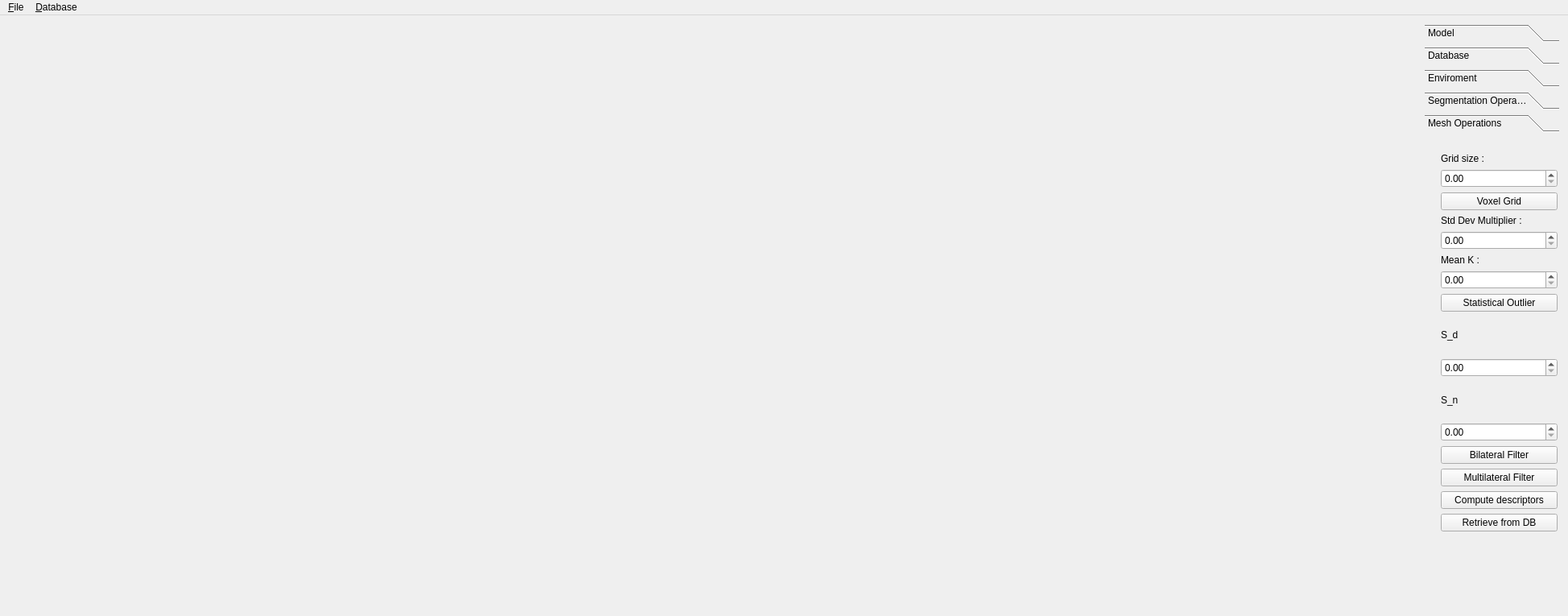
<?xml version="1.0" encoding="UTF-8"?>
<ui version="4.0">
 <class>MainWindow</class>
 <widget class="QMainWindow" name="MainWindow">
  <property name="geometry">
   <rect>
    <x>0</x>
    <y>0</y>
    <width>1948</width>
    <height>765</height>
   </rect>
  </property>
  <property name="windowTitle">
   <string>Open3DOR</string>
  </property>
  <widget class="QWidget" name="centralWidget">
   <layout class="QHBoxLayout" name="horizontalLayout_2">
    <item>
     <layout class="QVBoxLayout" name="verticalLayout_14">
      <item>
       <widget class="KinectWidget" name="Kinect_Widget" native="true">
        <property name="sizePolicy">
         <sizepolicy hsizetype="Minimum" vsizetype="Minimum">
          <horstretch>1</horstretch>
          <verstretch>1</verstretch>
         </sizepolicy>
        </property>
        <property name="minimumSize">
         <size>
          <width>200</width>
          <height>300</height>
         </size>
        </property>
        <property name="focusPolicy">
         <enum>Qt::ClickFocus</enum>
        </property>
       </widget>
      </item>
      <item>
       <layout class="QFormLayout" name="formLayout">
        <item row="0" column="0">
         <widget class="ImgViewerWidget" name="SnapShot_Widget" native="true">
          <property name="sizePolicy">
           <sizepolicy hsizetype="Minimum" vsizetype="Minimum">
            <horstretch>0</horstretch>
            <verstretch>0</verstretch>
           </sizepolicy>
          </property>
          <property name="minimumSize">
           <size>
            <width>200</width>
            <height>150</height>
           </size>
          </property>
          <property name="focusPolicy">
           <enum>Qt::ClickFocus</enum>
          </property>
         </widget>
        </item>
        <item row="0" column="1">
         <widget class="ImgViewerWidget" name="Normals_Widget" native="true">
          <property name="minimumSize">
           <size>
            <width>200</width>
            <height>150</height>
           </size>
          </property>
          <property name="focusPolicy">
           <enum>Qt::ClickFocus</enum>
          </property>
         </widget>
        </item>
        <item row="1" column="0">
         <widget class="ImgViewerWidget" name="Binarized_Widget" native="true">
          <property name="minimumSize">
           <size>
            <width>200</width>
            <height>150</height>
           </size>
          </property>
          <property name="focusPolicy">
           <enum>Qt::ClickFocus</enum>
          </property>
         </widget>
        </item>
        <item row="1" column="1">
         <widget class="ImgViewerWidget" name="Colored_Widget" native="true">
          <property name="sizePolicy">
           <sizepolicy hsizetype="Minimum" vsizetype="Minimum">
            <horstretch>0</horstretch>
            <verstretch>0</verstretch>
           </sizepolicy>
          </property>
          <property name="minimumSize">
           <size>
            <width>200</width>
            <height>150</height>
           </size>
          </property>
          <property name="focusPolicy">
           <enum>Qt::ClickFocus</enum>
          </property>
         </widget>
        </item>
       </layout>
      </item>
     </layout>
    </item>
    <item>
     <widget class="GLWidget" name="widget" native="true">
      <property name="sizePolicy">
       <sizepolicy hsizetype="Expanding" vsizetype="Expanding">
        <horstretch>4</horstretch>
        <verstretch>0</verstretch>
       </sizepolicy>
      </property>
      <property name="focusPolicy">
       <enum>Qt::ClickFocus</enum>
      </property>
     </widget>
    </item>
    <item>
     <widget class="DBWidget" name="dbwidget" native="true">
      <property name="sizePolicy">
       <sizepolicy hsizetype="Expanding" vsizetype="Expanding">
        <horstretch>4</horstretch>
        <verstretch>0</verstretch>
       </sizepolicy>
      </property>
      <property name="focusPolicy">
       <enum>Qt::ClickFocus</enum>
      </property>
     </widget>
    </item>
    <item>
     <widget class="QToolBox" name="Properties">
      <property name="sizePolicy">
       <sizepolicy hsizetype="Ignored" vsizetype="Preferred">
        <horstretch>1</horstretch>
        <verstretch>0</verstretch>
       </sizepolicy>
      </property>
      <property name="focusPolicy">
       <enum>Qt::ClickFocus</enum>
      </property>
      <property name="currentIndex">
       <number>4</number>
      </property>
      <widget class="QWidget" name="Model">
       <property name="geometry">
        <rect>
         <x>0</x>
         <y>0</y>
         <width>167</width>
         <height>569</height>
        </rect>
       </property>
       <attribute name="label">
        <string>Model</string>
       </attribute>
       <layout class="QVBoxLayout" name="verticalLayout_9">
        <item>
         <layout class="QVBoxLayout" name="verticalLayout_6">
          <item>
           <widget class="QCheckBox" name="ShowVerticesCheckBox">
            <property name="text">
             <string>Vertices</string>
            </property>
           </widget>
          </item>
          <item>
           <widget class="QCheckBox" name="ShowWireCheckBox">
            <property name="text">
             <string>Wire</string>
            </property>
           </widget>
          </item>
          <item>
           <widget class="QCheckBox" name="ShowTrianglesCheckBox">
            <property name="text">
             <string>Triangles</string>
            </property>
           </widget>
          </item>
          <item>
           <widget class="QCheckBox" name="ShowSolidCheckBox">
            <property name="text">
             <string>Solid</string>
            </property>
           </widget>
          </item>
          <item>
           <widget class="QCheckBox" name="ModelLightingCheckBox">
            <property name="text">
             <string>Lighting</string>
            </property>
           </widget>
          </item>
         </layout>
        </item>
        <item>
         <layout class="QVBoxLayout" name="verticalLayout">
          <property name="sizeConstraint">
           <enum>QLayout::SetFixedSize</enum>
          </property>
          <item>
           <widget class="QCheckBox" name="ShowNormalsCheckBox">
            <property name="text">
             <string>Normals</string>
            </property>
           </widget>
          </item>
          <item>
           <widget class="QSlider" name="NormalsLengthSlider">
            <property name="orientation">
             <enum>Qt::Horizontal</enum>
            </property>
           </widget>
          </item>
          <item>
           <widget class="QCheckBox" name="NormalsLightingCheckBox">
            <property name="text">
             <string>Normals Lighting</string>
            </property>
           </widget>
          </item>
         </layout>
        </item>
        <item>
         <layout class="QVBoxLayout" name="verticalLayout_8">
          <item>
           <widget class="QCheckBox" name="ShowGridFilter">
            <property name="text">
             <string>Grid Filter</string>
            </property>
           </widget>
          </item>
          <item>
           <widget class="QCheckBox" name="ShowFilteredMesh">
            <property name="text">
             <string>Filtered Mesh</string>
            </property>
           </widget>
          </item>
          <item>
           <widget class="QCheckBox" name="MultiMeshCheckBox">
            <property name="text">
             <string>Multi Mesh</string>
            </property>
           </widget>
          </item>
          <item>
           <widget class="QCheckBox" name="ShowDatabaseCheckBox">
            <property name="text">
             <string>Show Database</string>
            </property>
           </widget>
          </item>
          <item>
           <widget class="QCheckBox" name="ShowAxisCheckBox">
            <property name="text">
             <string>Axis</string>
            </property>
           </widget>
          </item>
         </layout>
        </item>
       </layout>
      </widget>
      <widget class="QWidget" name="Database">
       <property name="geometry">
        <rect>
         <x>0</x>
         <y>0</y>
         <width>167</width>
         <height>569</height>
        </rect>
       </property>
       <attribute name="label">
        <string>Database</string>
       </attribute>
       <widget class="QWidget" name="verticalLayoutWidget_2">
        <property name="geometry">
         <rect>
          <x>0</x>
          <y>9</y>
          <width>161</width>
          <height>181</height>
         </rect>
        </property>
        <property name="focusPolicy">
         <enum>Qt::ClickFocus</enum>
        </property>
        <layout class="QVBoxLayout" name="verticalLayout_11">
         <item>
          <widget class="QCheckBox" name="ShowDBVertices">
           <property name="focusPolicy">
            <enum>Qt::ClickFocus</enum>
           </property>
           <property name="text">
            <string>Vertices</string>
           </property>
          </widget>
         </item>
         <item>
          <widget class="QCheckBox" name="ShowDBTriangles">
           <property name="focusPolicy">
            <enum>Qt::ClickFocus</enum>
           </property>
           <property name="text">
            <string>Triangles</string>
           </property>
          </widget>
         </item>
         <item>
          <widget class="QCheckBox" name="ShowDBFiltered">
           <property name="focusPolicy">
            <enum>Qt::ClickFocus</enum>
           </property>
           <property name="text">
            <string>Filtered</string>
           </property>
          </widget>
         </item>
         <item>
          <widget class="QPushButton" name="DeleteDB">
           <property name="focusPolicy">
            <enum>Qt::ClickFocus</enum>
           </property>
           <property name="text">
            <string>Delete DB</string>
           </property>
          </widget>
         </item>
        </layout>
       </widget>
       <widget class="QWidget" name="verticalLayoutWidget_3">
        <property name="geometry">
         <rect>
          <x>0</x>
          <y>200</y>
          <width>163</width>
          <height>181</height>
         </rect>
        </property>
        <property name="focusPolicy">
         <enum>Qt::ClickFocus</enum>
        </property>
        <layout class="QVBoxLayout" name="verticalLayout_12">
         <item>
          <widget class="QLabel" name="label_7">
           <property name="focusPolicy">
            <enum>Qt::ClickFocus</enum>
           </property>
           <property name="text">
            <string>Grid size for DB meshes</string>
           </property>
          </widget>
         </item>
         <item>
          <widget class="QDoubleSpinBox" name="GridSizeDB">
           <property name="focusPolicy">
            <enum>Qt::ClickFocus</enum>
           </property>
          </widget>
         </item>
        </layout>
       </widget>
      </widget>
      <widget class="QWidget" name="Enviroment">
       <property name="geometry">
        <rect>
         <x>0</x>
         <y>0</y>
         <width>202</width>
         <height>556</height>
        </rect>
       </property>
       <attribute name="label">
        <string>Enviroment</string>
       </attribute>
       <layout class="QVBoxLayout" name="verticalLayout_3">
        <item>
         <layout class="QVBoxLayout" name="verticalLayout_2">
          <property name="sizeConstraint">
           <enum>QLayout::SetDefaultConstraint</enum>
          </property>
          <item>
           <widget class="QLabel" name="BackColor">
            <property name="sizePolicy">
             <sizepolicy hsizetype="Fixed" vsizetype="Fixed">
              <horstretch>0</horstretch>
              <verstretch>2</verstretch>
             </sizepolicy>
            </property>
            <property name="text">
             <string>Background Color (R, G, B):</string>
            </property>
           </widget>
          </item>
          <item>
           <layout class="QHBoxLayout" name="horizontalLayout_4">
            <property name="sizeConstraint">
             <enum>QLayout::SetFixedSize</enum>
            </property>
            <item>
             <widget class="QSlider" name="BackgroundColorRSlider">
              <property name="sizePolicy">
               <sizepolicy hsizetype="Expanding" vsizetype="Fixed">
                <horstretch>0</horstretch>
                <verstretch>0</verstretch>
               </sizepolicy>
              </property>
              <property name="orientation">
               <enum>Qt::Horizontal</enum>
              </property>
             </widget>
            </item>
            <item>
             <widget class="QSlider" name="BackgroundColorGSlider">
              <property name="sizePolicy">
               <sizepolicy hsizetype="Expanding" vsizetype="Fixed">
                <horstretch>0</horstretch>
                <verstretch>0</verstretch>
               </sizepolicy>
              </property>
              <property name="orientation">
               <enum>Qt::Horizontal</enum>
              </property>
             </widget>
            </item>
            <item>
             <widget class="QSlider" name="BackgroundColorBSlider">
              <property name="sizePolicy">
               <sizepolicy hsizetype="Expanding" vsizetype="Fixed">
                <horstretch>0</horstretch>
                <verstretch>0</verstretch>
               </sizepolicy>
              </property>
              <property name="orientation">
               <enum>Qt::Horizontal</enum>
              </property>
             </widget>
            </item>
           </layout>
          </item>
         </layout>
        </item>
        <item>
         <layout class="QVBoxLayout" name="verticalLayout_5">
          <item>
           <widget class="QLabel" name="label">
            <property name="sizePolicy">
             <sizepolicy hsizetype="Fixed" vsizetype="Fixed">
              <horstretch>0</horstretch>
              <verstretch>0</verstretch>
             </sizepolicy>
            </property>
            <property name="text">
             <string>Model Color (R, G, B) :</string>
            </property>
           </widget>
          </item>
          <item>
           <layout class="QHBoxLayout" name="horizontalLayout_3">
            <property name="sizeConstraint">
             <enum>QLayout::SetFixedSize</enum>
            </property>
            <item>
             <widget class="QSlider" name="ModelColorRSlider">
              <property name="orientation">
               <enum>Qt::Horizontal</enum>
              </property>
             </widget>
            </item>
            <item>
             <widget class="QSlider" name="ModelColorGSlider">
              <property name="orientation">
               <enum>Qt::Horizontal</enum>
              </property>
             </widget>
            </item>
            <item>
             <widget class="QSlider" name="ModelColorBSlider">
              <property name="orientation">
               <enum>Qt::Horizontal</enum>
              </property>
             </widget>
            </item>
           </layout>
          </item>
         </layout>
        </item>
        <item>
         <layout class="QVBoxLayout" name="verticalLayout_4">
          <item>
           <widget class="QLabel" name="label_2">
            <property name="sizePolicy">
             <sizepolicy hsizetype="Fixed" vsizetype="Fixed">
              <horstretch>0</horstretch>
              <verstretch>0</verstretch>
             </sizepolicy>
            </property>
            <property name="text">
             <string>Zoom factor</string>
            </property>
           </widget>
          </item>
          <item>
           <widget class="QSlider" name="ZoomFactSlider">
            <property name="orientation">
             <enum>Qt::Horizontal</enum>
            </property>
           </widget>
          </item>
          <item>
           <widget class="QLabel" name="label_3">
            <property name="sizePolicy">
             <sizepolicy hsizetype="Fixed" vsizetype="Fixed">
              <horstretch>0</horstretch>
              <verstretch>0</verstretch>
             </sizepolicy>
            </property>
            <property name="text">
             <string>Rotation factor</string>
            </property>
           </widget>
          </item>
          <item>
           <widget class="QSlider" name="RotFactorSlider">
            <property name="orientation">
             <enum>Qt::Horizontal</enum>
            </property>
           </widget>
          </item>
         </layout>
        </item>
        <item>
         <layout class="QVBoxLayout" name="verticalLayout_15">
          <item>
           <widget class="QLabel" name="RotatLabel">
            <property name="sizePolicy">
             <sizepolicy hsizetype="Fixed" vsizetype="Fixed">
              <horstretch>0</horstretch>
              <verstretch>0</verstretch>
             </sizepolicy>
            </property>
            <property name="text">
             <string>Rotate (x, y, z) :</string>
            </property>
           </widget>
          </item>
          <item>
           <widget class="QSlider" name="XRotSlider">
            <property name="orientation">
             <enum>Qt::Horizontal</enum>
            </property>
           </widget>
          </item>
          <item>
           <widget class="QSlider" name="YRotSlider">
            <property name="orientation">
             <enum>Qt::Horizontal</enum>
            </property>
           </widget>
          </item>
          <item>
           <widget class="QSlider" name="ZRotSlider">
            <property name="orientation">
             <enum>Qt::Horizontal</enum>
            </property>
           </widget>
          </item>
         </layout>
        </item>
       </layout>
      </widget>
      <widget class="QWidget" name="SegmentationOps">
       <property name="geometry">
        <rect>
         <x>0</x>
         <y>0</y>
         <width>264</width>
         <height>556</height>
        </rect>
       </property>
       <attribute name="label">
        <string>Segmentation Operations</string>
       </attribute>
       <layout class="QVBoxLayout" name="verticalLayout_7">
        <item>
         <widget class="QLabel" name="Filters">
          <property name="sizePolicy">
           <sizepolicy hsizetype="Fixed" vsizetype="Fixed">
            <horstretch>0</horstretch>
            <verstretch>0</verstretch>
           </sizepolicy>
          </property>
          <property name="text">
           <string>Filters :</string>
          </property>
         </widget>
        </item>
        <item>
         <layout class="QVBoxLayout" name="verticalLayout_13" stretch="0">
          <item>
           <layout class="QFormLayout" name="formLayout_2">
            <property name="sizeConstraint">
             <enum>QLayout::SetDefaultConstraint</enum>
            </property>
            <property name="fieldGrowthPolicy">
             <enum>QFormLayout::AllNonFixedFieldsGrow</enum>
            </property>
            <item row="1" column="0">
             <widget class="QPushButton" name="SegmentatImgButton">
              <property name="text">
               <string>Segment Img</string>
              </property>
             </widget>
            </item>
            <item row="1" column="1">
             <widget class="QPushButton" name="GenerateMeshButton">
              <property name="text">
               <string>Generate Mesh</string>
              </property>
             </widget>
            </item>
            <item row="2" column="0">
             <widget class="QPushButton" name="DrawButton">
              <property name="sizePolicy">
               <sizepolicy hsizetype="Minimum" vsizetype="Minimum">
                <horstretch>0</horstretch>
                <verstretch>0</verstretch>
               </sizepolicy>
              </property>
              <property name="minimumSize">
               <size>
                <width>15</width>
                <height>5</height>
               </size>
              </property>
              <property name="text">
               <string>Draw</string>
              </property>
             </widget>
            </item>
            <item row="2" column="1">
             <widget class="QPushButton" name="ClearAllButton">
              <property name="text">
               <string>Clear all</string>
              </property>
             </widget>
            </item>
            <item row="3" column="0">
             <widget class="QPushButton" name="ZoomImgWidgetButton">
              <property name="text">
               <string>Zoom Widget</string>
              </property>
             </widget>
            </item>
            <item row="3" column="1">
             <widget class="QPushButton" name="pushButton">
              <property name="text">
               <string>PushButton</string>
              </property>
             </widget>
            </item>
            <item row="4" column="0">
             <widget class="QLabel" name="median_kernel">
              <property name="text">
               <string>median_kernel</string>
              </property>
             </widget>
            </item>
            <item row="4" column="1">
             <widget class="QSpinBox" name="median_kernelSpinBox"/>
            </item>
            <item row="5" column="0">
             <widget class="QLabel" name="normal_radius">
              <property name="text">
               <string>normal_radius</string>
              </property>
             </widget>
            </item>
            <item row="5" column="1">
             <widget class="QSpinBox" name="normal_radiusSpinBox"/>
            </item>
            <item row="6" column="0">
             <widget class="QLabel" name="edge_radius">
              <property name="text">
               <string>edge_radius</string>
              </property>
             </widget>
            </item>
            <item row="6" column="1">
             <widget class="QSpinBox" name="edge_radiusSpinBox"/>
            </item>
            <item row="7" column="1">
             <widget class="QSpinBox" name="KernelRadiusSpinBox"/>
            </item>
           </layout>
          </item>
         </layout>
        </item>
       </layout>
      </widget>
      <widget class="QWidget" name="MeshOps">
       <property name="geometry">
        <rect>
         <x>0</x>
         <y>0</y>
         <width>167</width>
         <height>569</height>
        </rect>
       </property>
       <attribute name="label">
        <string>Mesh Operations</string>
       </attribute>
       <widget class="QWidget" name="verticalLayoutWidget">
        <property name="geometry">
         <rect>
          <x>9</x>
          <y>9</y>
          <width>167</width>
          <height>492</height>
         </rect>
        </property>
        <layout class="QVBoxLayout" name="verticalLayout_16">
         <item>
          <layout class="QVBoxLayout" name="verticalLayout_10">
           <item>
            <widget class="QLabel" name="label_5">
             <property name="sizePolicy">
              <sizepolicy hsizetype="Fixed" vsizetype="Fixed">
               <horstretch>0</horstretch>
               <verstretch>0</verstretch>
              </sizepolicy>
             </property>
             <property name="text">
              <string>Grid size :</string>
             </property>
            </widget>
           </item>
           <item>
            <widget class="QDoubleSpinBox" name="GridSize"/>
           </item>
           <item>
            <widget class="QPushButton" name="GridFilter">
             <property name="sizePolicy">
              <sizepolicy hsizetype="Minimum" vsizetype="Fixed">
               <horstretch>0</horstretch>
               <verstretch>1</verstretch>
              </sizepolicy>
             </property>
             <property name="text">
              <string>Voxel Grid</string>
             </property>
            </widget>
           </item>
           <item>
            <widget class="QLabel" name="label_6">
             <property name="sizePolicy">
              <sizepolicy hsizetype="Fixed" vsizetype="Fixed">
               <horstretch>0</horstretch>
               <verstretch>0</verstretch>
              </sizepolicy>
             </property>
             <property name="text">
              <string>Std Dev Multiplier :</string>
             </property>
            </widget>
           </item>
           <item>
            <widget class="QDoubleSpinBox" name="StdDevMul"/>
           </item>
           <item>
            <widget class="QLabel" name="label_4">
             <property name="sizePolicy">
              <sizepolicy hsizetype="Fixed" vsizetype="Fixed">
               <horstretch>0</horstretch>
               <verstretch>0</verstretch>
              </sizepolicy>
             </property>
             <property name="text">
              <string>Mean K :</string>
             </property>
            </widget>
           </item>
           <item>
            <widget class="QDoubleSpinBox" name="doubleSpinBox_2"/>
           </item>
           <item>
            <widget class="QPushButton" name="StatOutFIlter">
             <property name="sizePolicy">
              <sizepolicy hsizetype="Minimum" vsizetype="Fixed">
               <horstretch>1</horstretch>
               <verstretch>1</verstretch>
              </sizepolicy>
             </property>
             <property name="text">
              <string>Statistical Outlier</string>
             </property>
            </widget>
           </item>
           <item>
            <layout class="QVBoxLayout" name="verticalLayout_17">
             <item>
              <layout class="QVBoxLayout" name="verticalLayout_18">
               <item>
                <widget class="QLabel" name="label_8">
                 <property name="enabled">
                  <bool>true</bool>
                 </property>
                 <property name="text">
                  <string>S_d</string>
                 </property>
                </widget>
               </item>
               <item>
                <widget class="QDoubleSpinBox" name="S_dSpinBox"/>
               </item>
               <item>
                <widget class="QLabel" name="label_9">
                 <property name="text">
                  <string>S_n</string>
                 </property>
                </widget>
               </item>
               <item>
                <widget class="QDoubleSpinBox" name="S_nSpinBox"/>
               </item>
               <item>
                <widget class="QPushButton" name="BilateralFilterButton">
                 <property name="text">
                  <string>Bilateral Filter</string>
                 </property>
                </widget>
               </item>
               <item>
                <widget class="QPushButton" name="MultilateralFilterButton">
                 <property name="text">
                  <string>Multilateral Filter</string>
                 </property>
                </widget>
               </item>
              </layout>
             </item>
            </layout>
           </item>
           <item>
            <widget class="QPushButton" name="ComputeDescriptorsButton">
             <property name="text">
              <string>Compute descriptors</string>
             </property>
            </widget>
           </item>
           <item>
            <widget class="QPushButton" name="RetrievalButton">
             <property name="text">
              <string>Retrieve from DB</string>
             </property>
            </widget>
           </item>
          </layout>
         </item>
        </layout>
       </widget>
      </widget>
     </widget>
    </item>
   </layout>
  </widget>
  <widget class="QMenuBar" name="menuBar">
   <property name="geometry">
    <rect>
     <x>0</x>
     <y>0</y>
     <width>1948</width>
     <height>23</height>
    </rect>
   </property>
   <widget class="QMenu" name="menu_File">
    <property name="title">
     <string>&amp;File</string>
    </property>
    <addaction name="action_OpenMesh"/>
    <addaction name="action_OpenKinect"/>
    <addaction name="action_OpenImage8U"/>
    <addaction name="separator"/>
    <addaction name="action_OpenImage16U"/>
    <addaction name="action_Quit"/>
    <addaction name="action_TakeSnapshot"/>
   </widget>
   <widget class="QMenu" name="menu_Database">
    <property name="title">
     <string>&amp;Database</string>
    </property>
    <addaction name="action_Load_Database"/>
    <addaction name="action_Preprocess_Database"/>
    <addaction name="action_Load_Classes"/>
   </widget>
   <addaction name="menu_File"/>
   <addaction name="menu_Database"/>
  </widget>
  <action name="action_Quit">
   <property name="checkable">
    <bool>false</bool>
   </property>
   <property name="text">
    <string>&amp;Quit</string>
   </property>
  </action>
  <action name="action_OpenMesh">
   <property name="text">
    <string>Open &amp;Mesh</string>
   </property>
  </action>
  <action name="action_Load_Database">
   <property name="text">
    <string>&amp;Load Database</string>
   </property>
  </action>
  <action name="action_Preprocess_Database">
   <property name="text">
    <string>&amp;Preprocess Database</string>
   </property>
  </action>
  <action name="action_OpenImage8U">
   <property name="text">
    <string>Open &amp;Image8U</string>
   </property>
  </action>
  <action name="action_OpenKinect">
   <property name="text">
    <string>Open &amp;Kinect</string>
   </property>
  </action>
  <action name="action_TakeSnapshot">
   <property name="text">
    <string>Take &amp;Snapshot</string>
   </property>
  </action>
  <action name="action_OpenImage16U">
   <property name="text">
    <string>Open Image16U</string>
   </property>
  </action>
  <action name="action_Display_Database">
   <property name="text">
    <string>&amp;Display Database</string>
   </property>
  </action>
  <action name="action_Load_Classes">
   <property name="text">
    <string>Load Classes</string>
   </property>
  </action>
 </widget>
 <layoutdefault spacing="6" margin="11"/>
 <customwidgets>
  <customwidget>
   <class>GLWidget</class>
   <extends>QWidget</extends>
   <header>GlWidget.hpp</header>
   <container>1</container>
  </customwidget>
  <customwidget>
   <class>KinectWidget</class>
   <extends>QWidget</extends>
   <header>KinectWidget.hpp</header>
   <container>1</container>
  </customwidget>
  <customwidget>
   <class>ImgViewerWidget</class>
   <extends>QWidget</extends>
   <header>ImgViewerWidget.hpp</header>
   <container>1</container>
  </customwidget>
  <customwidget>
   <class>DBWidget</class>
   <extends>QWidget</extends>
   <header>DBWidget.hpp</header>
   <container>1</container>
  </customwidget>
 </customwidgets>
 <resources/>
 <connections/>
</ui>
